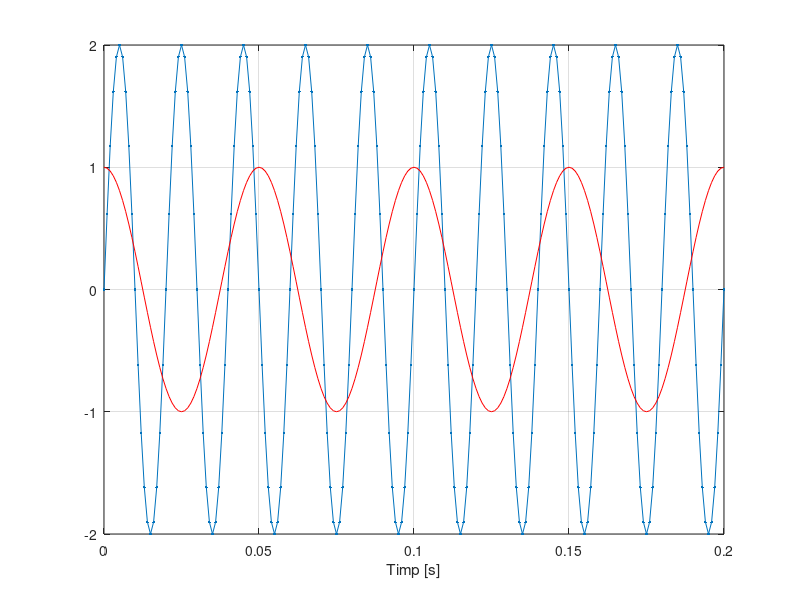

Here is the MATLAB script that generated this plot:
F = 50; 
t = 0:0.001:0.2; 
s = 2*sin(2*pi*F*t); 
plot(t,s,'.-'),
xlabel('Timp [s]'),
grid 
hold on;
semnal=cos(2*pi*20*t);
plot(t,semnal,'r');